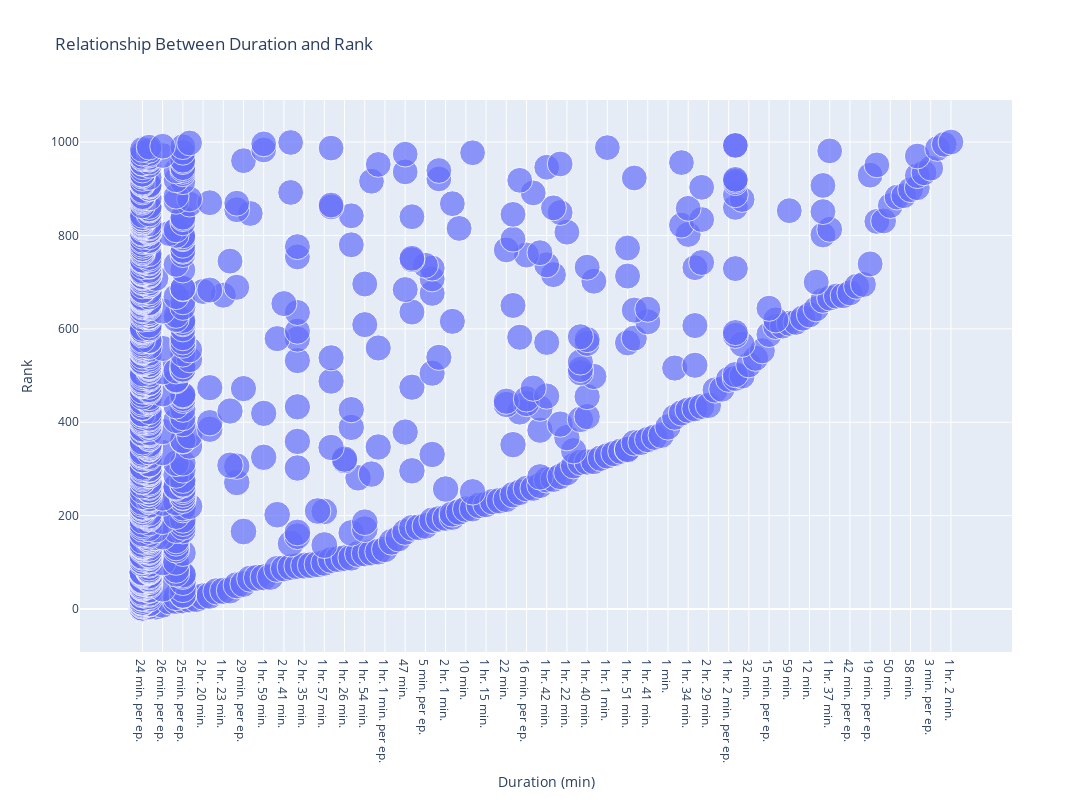

This figure's notebook cell:
### Code cell
fig = px.scatter(data, 
                 x='Duration', 
                 y='Rank', 
                 size='Score', 
                 title='Relationship Between Duration and Rank', 
                 labels={'Duration': 'Duration (min)', 'Rank': 'Rank'}, 
                 hover_data=['Score'])
fig.update_layout(
    width=1350,  # Set the width of the chart
    height=800   # Set the height of the chart
)
# Show the chart
fig.show()

### Figure 1 — Plotly figure (JSON) as saved in the notebook; plotly's stock layout.template omitted (floating-point values rounded to 4 significant figures; data arrays with more than 128 entries replaced by an {"elided": "..."} marker saying what was removed)
{"data": [{"customdata": {"elided": "859x1 float values"}, "hovertemplate": "Duration (min)=%{x}<br>Rank=%{y}<br>Score=%{customdata[0]}<extra></extra>", "legendgroup": "", "marker": {"color": "#636efa", "size": {"elided": "859 float values"}, "sizemode": "area", "sizeref": 0.02345, "symbol": "circle"}, "mode": "markers", "name": "", "orientation": "v", "showlegend": false, "type": "scatter", "x": {"elided": "859 str values"}, "xaxis": "x", "y": {"elided": "859 int values"}, "yaxis": "y"}], "layout": {"height": 800, "legend": {"itemsizing": "constant", "tracegroupgap": 0}, "title": {"text": "Relationship Between Duration and Rank"}, "width": 1350, "xaxis": {"anchor": "y", "autorange": true, "domain": [0, 1], "range": [-8.683, 128.5], "title": {"text": "Duration (min)"}, "type": "category"}, "yaxis": {"anchor": "x", "autorange": true, "domain": [0, 1], "range": [-93.53, 1091.0], "title": {"text": "Rank"}, "type": "linear"}}}
